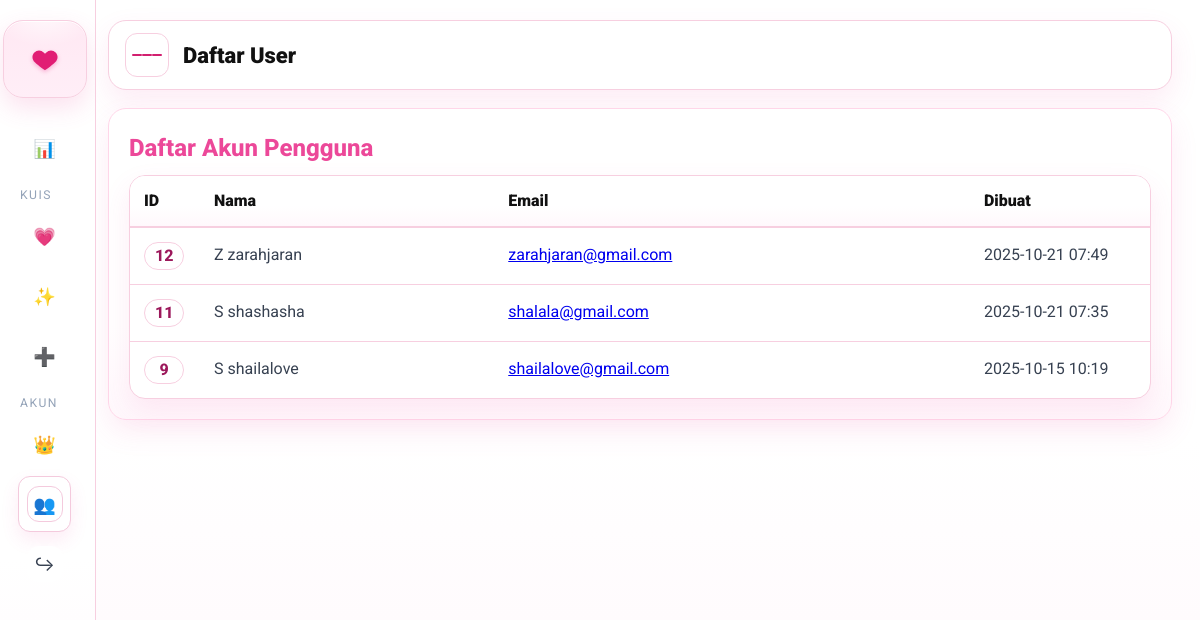
Screenshot of /admin/users.php (signed in) with the database file from the repository.
### tables this page shows
CREATE TABLE `quiz_list` (
  `id` int(11) NOT NULL,
  `slug` varchar(64) NOT NULL,
  `name` varchar(100) NOT NULL,
  `description` varchar(255) DEFAULT NULL,
  `icon` varchar(16) DEFAULT '?',
  `is_active` tinyint(1) DEFAULT 1,
  `sort_order` int(11) DEFAULT 0,
  `created_at` timestamp NOT NULL DEFAULT current_timestamp()
);

CREATE TABLE `pengguna` (
  `pengguna_id` int(10) UNSIGNED NOT NULL,
  `nama` varchar(100) NOT NULL,
  `email` varchar(190) NOT NULL,
  `password_hash` varchar(255) NOT NULL,
  `created_at` datetime NOT NULL DEFAULT current_timestamp(),
  `updated_at` datetime DEFAULT NULL ON UPDATE current_timestamp(),
  `role` enum('user','admin') NOT NULL DEFAULT 'user'
);

### admin/_init.php (called while the page is built, shortened)
<?php
if (!function_exists('h')) {
  function h($s)
  {
    return htmlspecialchars((string) $s, ENT_QUOTES, 'UTF-8');
  }
}

### admin/users.php (the view, shortened to what this page needs)
<?php
require_once __DIR__ . '/_init.php';
$active = 'users';
include __DIR__ . '/_head.php';
function initials($s)
{
  $s = trim($s);
  $parts = preg_split('/\s+/', $s);
  $a = mb_substr($parts[0], 0, 1);
  $b = isset($parts[1]) ? mb_substr($parts[1], 0, 1) : '';
  return mb_strtoupper($a . $b);
}
$rows = [];
$q = $mysqli->query("SELECT pengguna_id, nama, email, created_at
                     FROM pengguna
                     WHERE role='user'
                     ORDER BY pengguna_id DESC");
if ($q)
  $rows = $q->fetch_all(MYSQLI_ASSOC);
?>
<div class="card soft">
  <h2 class="card-title">Daftar Akun Pengguna</h2>
  <?php if (!$rows): ?>
    <div class="empty">Belum ada pengguna terdaftar.</div>
  <?php else: ?>
    <table class="table pretty zebra">
      <thead>
        <tr>
          <th style="width:70px">ID</th>
          <th>Nama</th>
          <th>Email</th>
          <th style="width:180px">Dibuat</th>
        </tr>
      </thead>
      <tbody>
        <?php foreach ($rows as $r): ?>
          <tr>
            <td><span class="badge-id"><?= (int) $r['pengguna_id'] ?></span></td>
            <td class="name-cell">
              <span class="avatar"><?= h(initials($r['nama'])) ?></span>
              <span><?= h($r['nama']) ?></span>
            </td>
            <td><a href="mailto:<?= h($r['email']) ?>"><?= h($r['email']) ?></a></td>
            <td><?= h(substr($r['created_at'], 0, 16)) ?></td>
          </tr>
        <?php endforeach; ?>
      </tbody>
    </table>
  <?php endif; ?>
</div>
<?php include __DIR__ . '/_foot.php'; ?>

### admin/_sidebar.php (shortened to what this page needs)
<?php
$__quizzes = [];
$q = $mysqli->query("SELECT slug,name,icon FROM quiz_list WHERE is_active=1 ORDER BY sort_order ASC, id ASC");
if ($q)
  $__quizzes = $q->fetch_all(MYSQLI_ASSOC);
?>
<aside class="sidebar">
  <div class="brand">
    <div class="logo-heart" aria-hidden="true">
      <svg viewBox="0 0 24 24">
        <path
          d="M12 21s-5.052-3.33-8.097-6.375C1.52 12.242 1.29 8.93 3.514 6.706a5.25 5.25 0 0 1 7.424 0L12 7.768l1.062-1.062a5.25 5.25 0 0 1 7.424 0c2.224 2.224 1.994 5.536-.389 7.919C17.052 17.67 12 21 12 21z" />
      </svg>
    </div>
  </div>
  <nav>
    <a href="dashboard.php" class="<?= ($active === 'dashboard' ? 'active' : '') ?>">
      <span class="ico">📊</span><span class="_text">Dashboard</span>
    </a>
    <div class="menu-head">KUIS</div>
    <?php foreach ($__quizzes as $k): ?>
      <a href="quiz_manage.php?cat=<?= urlencode($k['slug']) ?>" class="<?= ($active === $k['slug'] ? 'active' : '') ?>">
        <span class="ico"><?= h($k['icon'] ?: '✨') ?></span><span class="_text"><?= h($k['name']) ?></span>
      </a>
    <?php endforeach; ?>
    <a href="quizzes.php" class="<?= ($active === 'quizzes' ? 'active' : '') ?>">
      <span class="ico">➕</span><span class="_text">Kelola Kuis</span>
    </a>
    <div class="menu-head">AKUN</div>
    <a href="admins.php" class="<?= ($active === 'admins' ? 'active' : '') ?>"><span class="ico">👑</span></a>
    <a href="users.php" class="<?= ($active === 'users' ? 'active' : '') ?>"><span class="ico">👥</span></a>
    <a href="../home.php"><span class="ico">↪</span><span class="_text">Kembali ke Home</span></a>
  </nav>
</aside>

### admin/_head.php (style rules this page uses)
:root { --pink: #ec4899; --pink-200: #ffd6e9; --ink: #111827; --muted: #6b7280; --bd: #f7cfe0; --card: #fff; --shadow: 0 12px 28px rgba(236, 72, 153, .10); --sb-w: 340px; --sb-w-collapsed: 96px; }
* { box-sizing: border-box }
html, body { margin: 0; padding: 0; font-family: "Roboto", system-ui, -apple-system, Segoe UI, Roboto, Ubuntu, "Helvetica Neue", Arial; color: #111; background: #fff }
.sidebar { position: fixed; left: 0; top: 0; bottom: 0; z-index: 50; width: var(--sb-w); flex: 0 0 var(--sb-w); background: linear-gradient(180deg, #fff, #fff 70%, #fff7fb); border-right: 1px solid var(--bd); padding: 14px 12px 18px; }
.brand { display: flex; align-items: center; gap: 12px; padding: 6px 6px 12px 6px; margin: 0 4px 10px }
.logo-heart { width: 84px; height: 84px; border-radius: 24px; position: relative; flex: 0 0 84px; background: linear-gradient(180deg, #ffe8f3, #ffeef7); border: 1px solid var(--bd); box-shadow: 0 14px 30px rgba(236, 72, 153, .18), inset 0 1px 0 #fff; display: flex; align-items: center; justify-content: center; }
.logo-heart::after { content: ""; position: absolute; inset: 0; border-radius: 24px; background: radial-gradient(100px 60px at 50% -10%, rgba(255, 255, 255, .7), transparent 60%); pointer-events: none; }
.logo-heart svg { width: 34px; height: 34px; fill: #e11d74; filter: drop-shadow(0 2px 2px rgba(236, 72, 153, .35)) }
.menu-head { font-size: .76rem; color: #94a3b8; letter-spacing: .12em; margin: 12px 8px 6px 8px; }
.sidebar nav a { display: flex; align-items: center; gap: 10px; color: #374151; text-decoration: none; padding: 9px 10px; margin: 4px 6px; border-radius: 12px; border: 1px solid transparent; }
.sidebar nav a.active { background: #fff; border-color: #f4cadd; box-shadow: 0 8px 18px rgba(236, 72, 153, .10) }
.sidebar nav a .ico { width: 36px; height: 36px; border-radius: 12px; display: inline-grid; place-items: center; background: #fff; border: 1px solid transparent; font-size: 18px; flex: 0 0 36px; }
.sidebar nav a.active .ico { border-color: #f4cadd; background: #fff }
body.sb-collapsed .sidebar { width: var(--sb-w-collapsed); flex-basis: var(--sb-w-collapsed) }
body.sb-collapsed .sidebar nav a { justify-content: center }
.card { background: #fff; border: 1px solid var(--bd); border-radius: 18px; padding: 20px; box-shadow: var(--shadow); line-height: 1.6 }
.card.soft { background: linear-gradient(180deg, #fff, #fff 70%, #fff8fc); border-color: #ffd6e9 }
.card-title { font-weight: 800; color: var(--pink); margin: 0 0 8px }
.sidebar { overflow: hidden; padding-right: 18px; }
.logo-heart { width: 76px; height: 76px; border-radius: 22px; box-shadow: 0 10px 24px rgba(236, 72, 153, .16), inset 0 1px 0 #fff; margin: 0 auto; }
.logo-heart::after { background: radial-gradient(90px 54px at 50% -8%, rgba(255, 255, 255, .75), transparent 58%); }
body.sb-collapsed .sidebar .brand { justify-content: center }
body.sb-collapsed .sidebar .logo-heart { margin: 0 auto }
.logo-heart { width: 80px; height: 80px; border-radius: 20px; }
.logo-heart svg { width: 30px; height: 30px; }
body.sb-collapsed .logo-heart { width: 50px; height: 78px; border-radius: 20px; }
body.sb-collapsed .logo-heart svg { width: 30px; height: 30px; }
.badge-id { display: inline-flex; align-items: center; justify-content: center; min-width: 40px; height: 28px; padding: 0 10px; border-radius: 999px; border: 1px solid var(--bd); background: #fff; font-weight: 800; color: #9c185b; }
.table.pretty { width: 100%; border-collapse: separate; border-spacing: 0; background: #fff; border: 1px solid var(--bd); border-radius: 16px; overflow: hidden; box-shadow: var(--shadow); }
.table.pretty thead th { position: sticky; top: 0; z-index: 1; background: linear-gradient(180deg, #fff, #fff 60%, #fff8fc); border-bottom: 2px solid var(--bd); font-weight: 900; color: #111; padding: 12px 14px; text-align: left; }
.table.pretty td { padding: 14px; border-bottom: 1px solid var(--bd); vertical-align: top; color: #374151; }
.table.pretty tbody tr:last-child td { border-bottom: 0 }

### rows the page displays
quiz_list: icon "💗"
quiz_list: icon "✨"
pengguna: pengguna_id "12", nama "Z", nama "zarahjaran", email "zarahjaran@gmail.com", created_at "2025-10-21 07:49"
pengguna: pengguna_id "11", nama "S", nama "shashasha", email "shalala@gmail.com", created_at "2025-10-21 07:35"
pengguna: pengguna_id "9", nama "S", nama "shailalove", email "shailalove@gmail.com", created_at "2025-10-15 10:19"

### other values shown
$PAGE_HEADING "Daftar User"
